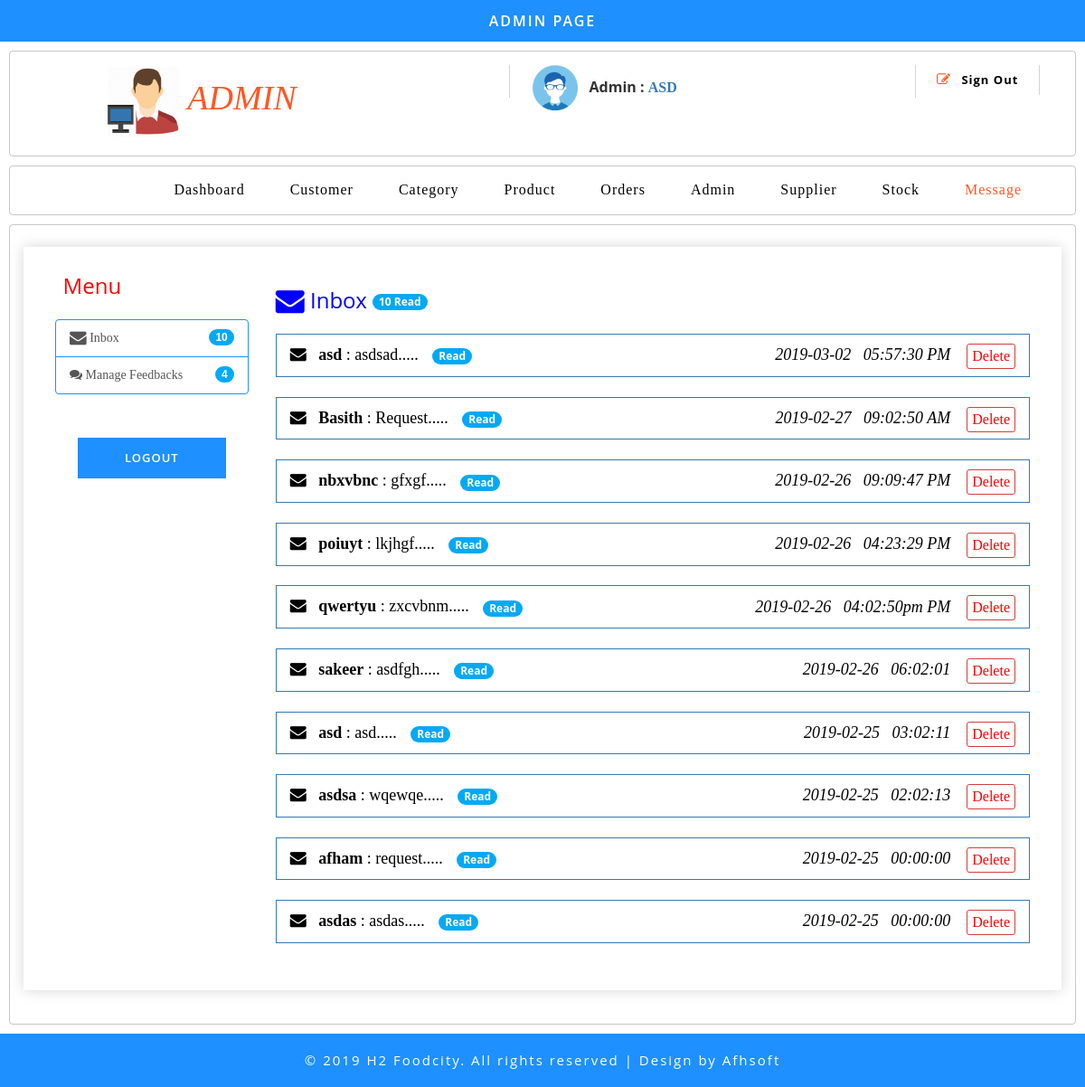
Screenshot of /admin/admin_chat.php (signed in) with the database file from the repository.
### tables this page shows
CREATE TABLE `chat` (
  `Chat_ID` varchar(100) NOT NULL,
  `Name` varchar(100) NOT NULL,
  `Subject` varchar(100) NOT NULL,
  `Mail` varchar(100) NOT NULL,
  `Message` varchar(200) NOT NULL,
  `Date` date NOT NULL,
  `Time` varchar(100) NOT NULL,
  `To_Status` varchar(100) NOT NULL,
  `Type` varchar(100) NOT NULL
);

### admin/admin_chat.php (the view, shortened to what this page needs)
<?php
		$read = 0;
			$result7 = mysql_query("SELECT * FROM chat WHERE Type = 'contact' AND To_Status = 'Read'");
			while($row = mysql_fetch_array($result7))
				{
					 $read++;
				}
include('admin_header.php'); ?>
<!DOCTYPE html>
<html>
	<head>
	</head>
	<body>
	<div class="ban-top">
<div class="ads-grid" style="padding-top: 2%; padding-bottom: 2%">
		<div class="container" style="width: 100%; ">
			<div class="product-sec1">
	<div class="checkout-right">
	<div class="table-responsive">
			<?php include('sidebar/side_chat.php'); ?>
			<div class="col-sm-9" style = "width: 78%">
			<font face = "ubuntu" color = "blue"><h3><div style = "padding-left: 0%" ><i class="fa fa-envelope fa-lg"></i> Inbox
				<span class="badge badge-primary"><?php echo $read; ?> Read</span></div></h3></font><br>
			<?php
							include('../connect.php');
							$result = $db->prepare("SELECT * FROM chat ORDER BY Chat_ID DESC");
							$result->execute();
							for($i=0; $row = $result->fetch(); $i++){
						?>
			<li class="list-group-item active" style="background: none;">
						<span>
							<font color = "black" face="ubuntu" size = "4">
								<a href = "view_in.php?id=<?php echo $row['Chat_ID'];?>" style = "color: black;">
							<b><i class="fa fa-envelope"> </i>&nbsp &nbsp<?php echo $row["Name"]; ?></b>  : <?php echo substr($row["Subject"],0,20)."....."; ?>
							</a>
						</font>
						<a href = "view_in.php?id=<?php echo $row['Chat_ID'];?>" style = "color: black;">
						<?php if($row["To_Status"] == "Read"){?>
						&nbsp &nbsp<span class="badge badge-primary"> Read</span>
						<?php }else{ ?>
						&nbsp &nbsp<span class="badge badge-danger"> unread</span>
						<?php
						} ?></a>
						</span>
						<span   class="pull-right">
							<a href = "view_in.php?id=<?php echo $row['Chat_ID'];?>" style = "color: black;">
							<font color = "black" face="ubuntu" size = "4">
							<i><?php echo $row['Date'];?>&nbsp &nbsp<?php echo $row['Time'];?></i></a>&nbsp &nbsp
							<a href="admin_in_del.php?id=<?php echo $row['Chat_ID'];?>"  class="btn btn-danger btn-xs" style = "font-size: 16px; font-family: 'ubuntu'; background-color: white; color : red;">Delete</a></font>
						</span>
					</li>
				<br>
				<?php } ?>
					</div>
				</div>
			</div>
			</div>
			</div>
</div>
		</div>
</body>
<?php include('admin_footer.php'); ?>
</html>

### rows the page displays
chat: Name "asd", Subject "asdsad", To_Status "Read", Date "2019-03-02", Time "05:57:30 PM"
chat: Name "Basith", Subject "Request", To_Status "Read", Date "2019-02-27", Time "09:02:50 AM"
chat: Name "nbxvbnc", Subject "gfxgf", To_Status "Read", Date "2019-02-26", Time "09:09:47 PM"
chat: Name "poiuyt", Subject "lkjhgf", To_Status "Read", Date "2019-02-26", Time "04:23:29 PM"
chat: Name "qwertyu", Subject "zxcvbnm", To_Status "Read", Date "2019-02-26", Time "04:02:50pm PM"
chat: Name "sakeer", Subject "asdfgh", To_Status "Read", Date "2019-02-26", Time "06:02:01"
chat: Name "asd", Subject "asd", To_Status "Read", Date "2019-02-25", Time "03:02:11"
chat: Name "asdsa", Subject "wqewqe", To_Status "Read", Date "2019-02-25", Time "02:02:13"
chat: Name "afham", Subject "request", To_Status "Read", Date "2019-02-25", Time "00:00:00"
chat: Name "asdas", Subject "asdas", To_Status "Read", Date "2019-02-25", Time "00:00:00"

### other values shown
$_SESSION['id1'] "ASD"
$count "10"
$feed "4"
$read "10"
